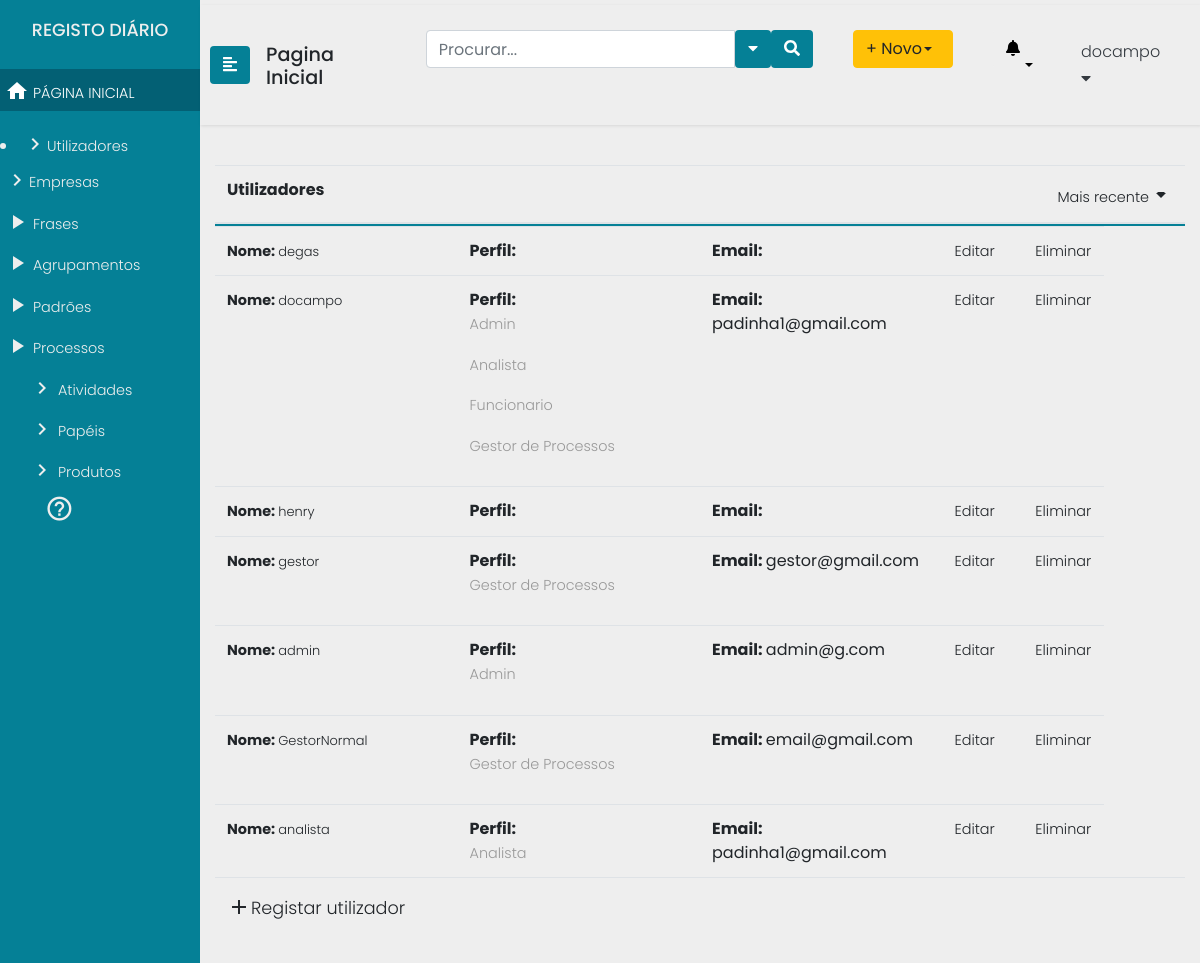
Before: /utilizadores (signed in) with the older database file.
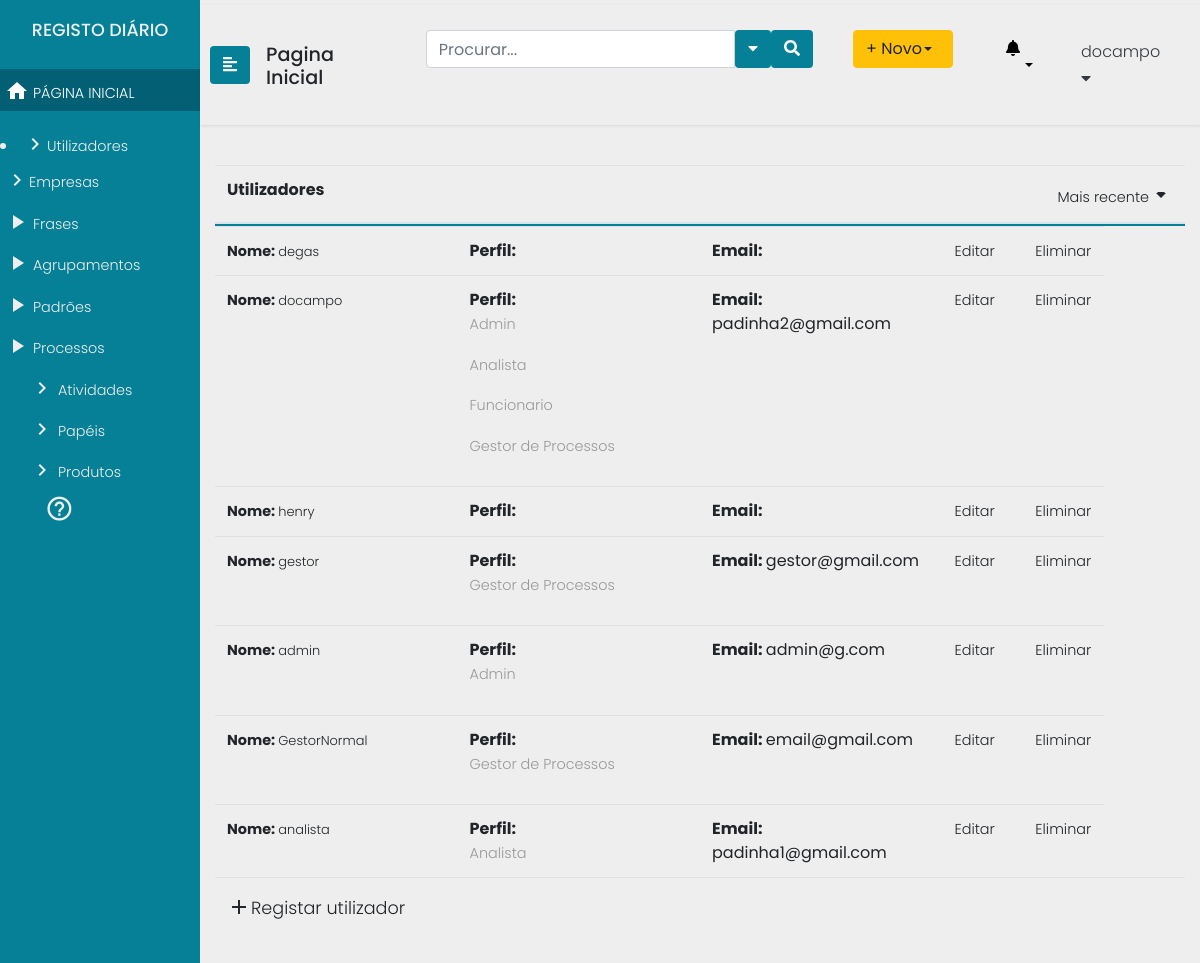
After: the same page with the newer database file.
### Users/models.py (models this page shows)
class User(AbstractUser):
    id = models.AutoField(db_column='ID',primary_key=True)
    username = models.CharField(db_column='UserName',
                                max_length=255,
                                unique=True,
                                blank=True,
                                null=True)
    useremail = models.CharField(db_column='UserEmail',
                                 max_length=255,
                                 blank=True,
                                 null=True)
    password = models.CharField(db_column='Password',
                                max_length=255,
                                blank=True, null=True)
    organization = models.ForeignKey(Organization, null=True,blank=True, on_delete=models.SET_NULL)
    class Meta:
        managed = True
        db_table = 'User'
        permissions = (
            ("test_GProc", "Teste de permissao geral Gestor de Processos"),
            ("test_Analist", "Teste de permissao geral Analista"),
            ("test_Func", "Teste de permissao geral Funcionário"),
            ("test_Admin", "Teste de permissao geral Administrador"),)

### Users/views.py (the view)
# urls.py: path("utilizadores", views.utilizadores, name="utilizadores"),
@login_required(login_url='/login2')
def utilizadores(request):
	return render(request=request,
					template_name="processes/utilizadores.html",
					context={"users" : User.objects.all(),
					"groups" : Group.objects.all(),
					 "orgs" : Organization.objects.all(), })

### templates/processes/utilizadores.html
{% extends "processes/header2.html" %}
{% block content %}
				{% if perms.Users.test_Admin %}
				{% include "processes/includes/sidenav.html" %}
				{% endif %}
				{% if perms.Users.test_Admin %}
				{% include "processes/includes/admin_user_area.html" %}
				{% endif %}
{% endblock %}

### templates/processes/includes/sidenav.html (shortened to what this page needs)
	<div class="wrapper">
		<nav id="sidebar" class="navbar-info" style="background:#058096;">
			<div class="sidebar-header" style="background:#058096;">
				<h4>REGISTO DIÁRIO </h4>
			</div>
			<ul class="list-unstyled components">
				<li class="active">
					<a href="/"><i class="material-icons">home</i> PÁGINA INICIAL</a>
				</li>
			</ul>
			{% if perms.Users.test_Admin %}
			{% include "processes/includes/sidenavcont_admin.html" %}
			{% endif %}
			{% if perms.Users.test_Func %}
			{% include "processes/includes/sidenavcont_func.html" %}
			{% endif %}
			{% if perms.Users.test_GProc or  perms.Users.test_Analist %}
			{% include "processes/includes/sidenavcont_gpanalist.html" %}
			{% endif %}
<div class="CTAs">
                    <a href="#"><i class="material-icons">help_outline</i></a>
				</div>
			</nav>
			<div id="content">
				<nav class="navbar navbar-expand-lg navbar-light">
					<button type="button" id="sidebarCollapse" class="btn text-white" style="background:#058096;">
                        <i class="fas fa-align-left"></i>
					</button>
					<div class="navegation">
						<h3 style="margin-top:10px;">Pagina Inicial</h3>
					</div>
					<div class="collapse navbar-collapse" id="navbarTogglerDemo03">
						<ul class="navbar-nav ml-auto mt-2 mt-lg-0">
							<li class="sidebar-search nav-item active">
								<form class="form-inline input-group  custom-search-form">
									<input type="text"  class="form-control" placeholder="Procurar...">
									<button class="btn btn-default text-white" type="button"  data-toggle="dropdown" aria-haspopup="true" aria-expanded="false">
										<i class="fa fa-caret-down"></i>
									</button>
									<span class="input-group-btn">
										<button class="btn btn-default text-white">
											<i class="fa fa-search"></i>
										</button>
									</span>
								</form>
							</li>
							<li class="nav-item">
								<div class="btn-group">
									<button type="button" class="btn btn-warning dropdown-toggle text-left" style="width:100px;" data-toggle="dropdown" aria-haspopup="true" aria-expanded="false">+ Novo </button>
								</div>
							</li>
							<li class="dropdown for-notification">
								<button class="btn btn-default dropdown-toggle notification" type="button" id="notification" data-toggle="dropdown" aria-haspopup="true" aria-expanded="false">
									<i class="fa fa-bell"></i>
								</button>
							</li>
							<li class="nav-item dropdown">
								<a class="nav-link text-left text-dark" style="font-size:1em;" data-toggle="dropdown" href="#" role="button" aria-haspopup="true" aria-expanded="false">{{user.username}}<i class="fa fa-caret-down"></i></a>
							</li>
						</ul>
					</div>
				</nav>

### templates/processes/includes/admin_user_area.html (shortened to what this page needs)
				<div class="container">
					<table class="table table-hover header-fixed">
						<thead>
							<tr class="d-flex">
								<th class="col-9">Utilizadores</th>
								<th class="col-3 text-right">
									<a class="dropdown-toggle" id="sidebarCollapse" data-toggle="dropdown" href="#" role="button" aria-haspopup="true" aria-expanded="false"><span>Mais recente</span><i class="material-icons">arrow_drop_down</i></a>
								</th>
							</tr>
						</thead>
						<tbody>
								{% for utilizador in users %}
								<tr class="d-flex">
										<td class="col-3"><span><b>Nome: </b><a href="/utilizadores/UserDetail/{{utilizador.id}}">{{utilizador.username}} </a></span></td>
										<td class="col-3"><b>Perfil: </b>{% for group in utilizador.groups.all %}
										<p>{{group.name}}</p>
										{% endfor %} </td>
										<td class="col-3"><b>Email: </b>{{utilizador.email}}</span></td>
										<td class="col-1"><b><a href="/utilizadores/UserUpdate/{{utilizador.id}} ">Editar</a></span></td>
										<td class="col-1"><b><a href="/utilizadores/UserDelete/{{utilizador.id}} ">Eliminar</a></span></td>
									</tr>
									{% endfor %}
						</tbody>
						<tfoot>
							<tr class="d-flex">
								<td class="col-9"><b><a href="/utilizadores/UserCreate" class="novo"><i class="material-icons">add</i>Registar utilizador</a></b></td>
								<td class="col-3 text-right"></td>
						</tfoot>
					</table>
					<div class="brk">
					</div>
				</div>
            </div>
		</div>

Changed rows visible on the page:
changed User "docampo": email "padinha1@gmail.com" → "padinha2@gmail.com"
